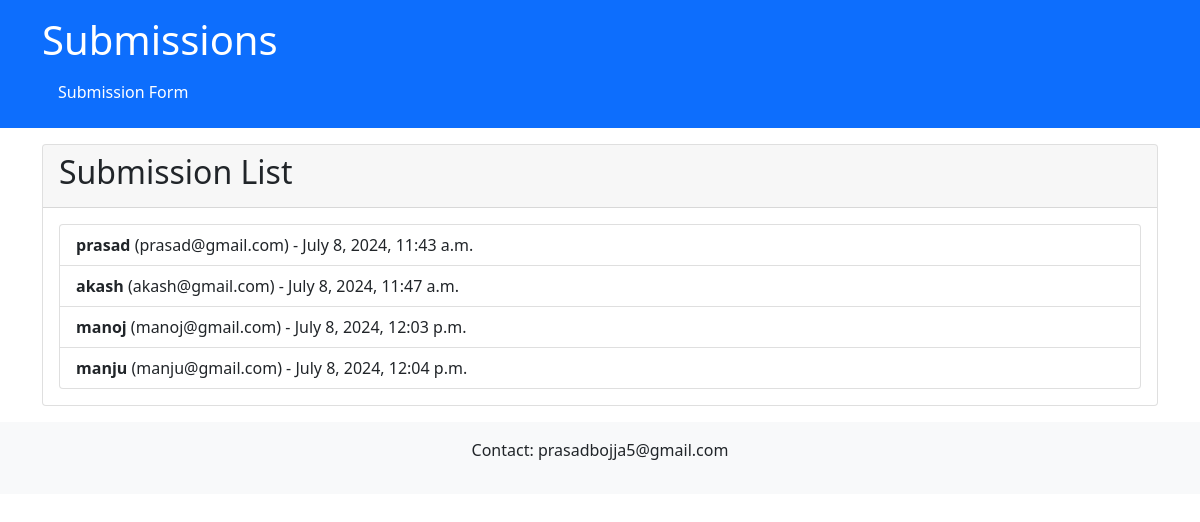
The app's page /submissions/ with its own data.
### myapp/models.py (models this page shows)
class UserSubmission(models.Model):
    name = models.CharField(max_length=100)
    email = models.EmailField()
    submitted_at = models.DateTimeField(auto_now_add=True)

### myapp/views.py (the view)
# urls.py: path('submissions/', views.display_submissions, name='display_submissions'),
def display_submissions(request):
    submissions = UserSubmission.objects.all()
    context = {'submissions': submissions}
    return render(request, 'submissions.html', context)

### myapp/templates/submissions.html (shortened to what this page needs)
{% load static %}
<!DOCTYPE html>
<html lang="en">
<head>
    <link href="https://cdn.jsdelivr.net/npm/bootstrap@5.0.2/dist/css/bootstrap.min.css" rel="stylesheet">
</head>
<body>
    <header class="bg-primary text-white p-3 mb-3">
        <div class="container">
            <h1>Submissions</h1>
            <nav>
                <ul class="nav">
                    <li class="nav-item"><a class="nav-link text-white" href="{% url 'submit_form' %}">Submission Form</a></li>
                </ul>
            </nav>
        </div>
    </header>
    <main class="container">
        <div class="card">
            <div class="card-header">
                <h2>Submission List</h2>
            </div>
            <div class="card-body">
                <ul class="list-group">
                    {% for submission in submissions %}
                        <li class="list-group-item">
                            <strong>{{ submission.name }}</strong> ({{ submission.email }}) - {{ submission.submitted_at }}
                        </li>
                    {% endfor %}
                </ul>
            </div>
        </div>
    </main>
    <footer class="bg-light text-center p-3 mt-3">
        <p>Contact: prasadbojja5@gmail.com</p>
    </footer>
</body>
</html>

### records on screen
UserSubmission: name "prasad", email "prasad@gmail.com", submitted_at "July 8, 2024, 11:43 a.m."
UserSubmission: name "akash", email "akash@gmail.com", submitted_at "July 8, 2024, 11:47 a.m."
UserSubmission: name "manoj", email "manoj@gmail.com", submitted_at "July 8, 2024, 12:03 p.m."
UserSubmission: name "manju", email "manju@gmail.com", submitted_at "July 8, 2024, 12:04 p.m."
